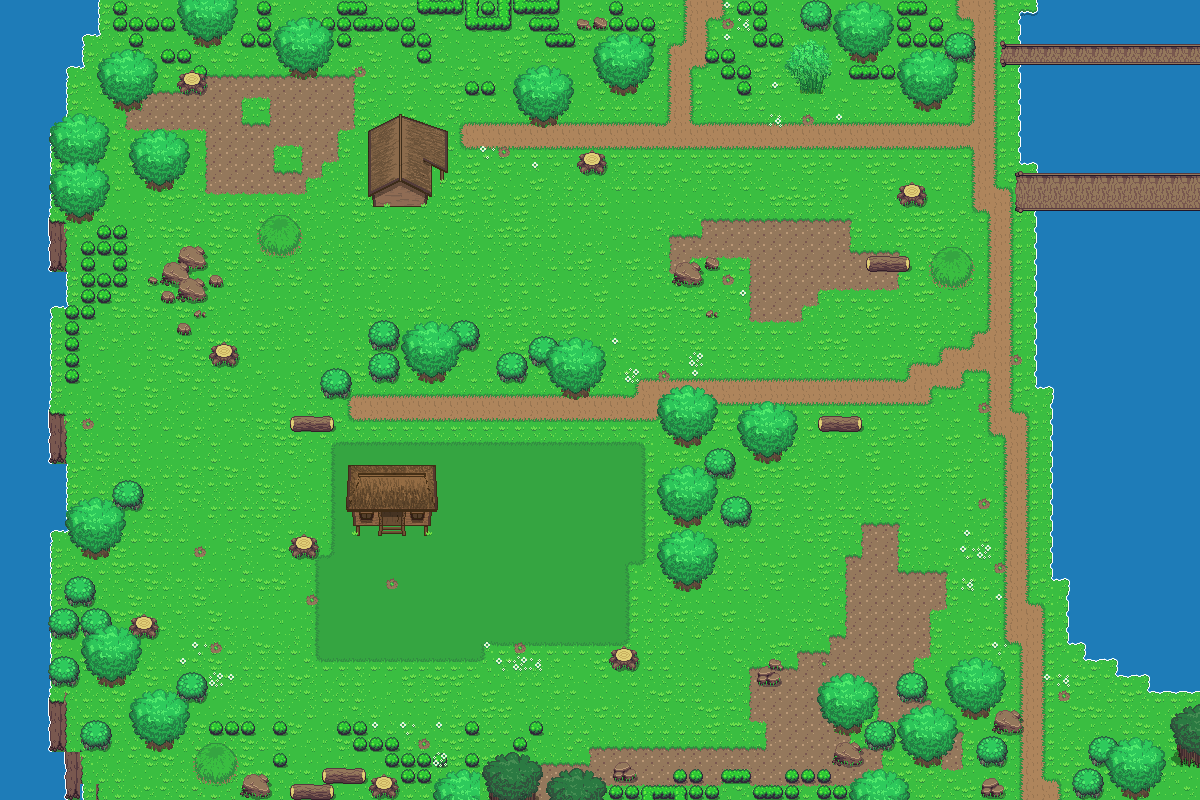

A 2D game scene composited from a Tiled map and its tileset images. What follows is a short description and the map's XML, with each tile layer's data collapsed to a summary:
An orthogonal 75x50 tile map with 16x16 px tiles, 10 tile layers (Base, endblocks, Cliff, Objects 1, ...), 2 tilesets.

<map version="1.0.0" orientation="orthogonal" renderorder="left-down" width="75" height="50" tilewidth="16" tileheight="16" nextobjectid="1">
 <tileset firstgid="1" source="../Tileset/Overworld.tsx" />
 <tileset firstgid="1729" source="../Tileset/Building.tsx" />
 <layer name="Base" width="75" height="50">
  <data>[3750 cells, 3750 non-empty, 68 distinct tile ids]</data>
 </layer>
 <layer name="endblocks" width="75" height="50">
  <data>[3750 cells, 217 non-empty, 72 distinct tile ids]</data>
 </layer>
 <layer name="Cliff" width="75" height="50">
  <data>[3750 cells, 31 non-empty, 7 distinct tile ids]</data>
 </layer>
 <layer name="Objects 1" width="75" height="50">
  <data>[3750 cells, 134 non-empty, 31 distinct tile ids]</data>
 </layer>
 <layer name="Plants 1" width="75" height="50">
  <data>[3750 cells, 275 non-empty, 15 distinct tile ids]</data>
 </layer>
 <layer name="Buildings 1" width="75" height="50">
  <data>[3750 cells, 51 non-empty, 51 distinct tile ids]</data>
 </layer>
 <layer name="Buildings 2" width="75" height="50">
  <data>[3750 cells, 0 non-empty, 0 distinct tile ids]</data>
 </layer>
 <layer name="Objects 2" width="75" height="50">
  <data>[3750 cells, 61 non-empty, 14 distinct tile ids]</data>
 </layer>
 <layer name="Plants 2" width="75" height="50">
  <data>[3750 cells, 0 non-empty, 0 distinct tile ids]</data>
 </layer>
 <layer name="Above Player" width="75" height="50">
  <properties>
   <property name="unity:sortingLayerName" value="AbovePlayer" />
  </properties>
  <data>[3750 cells, 190 non-empty, 21 distinct tile ids]</data>
 </layer>
</map>
